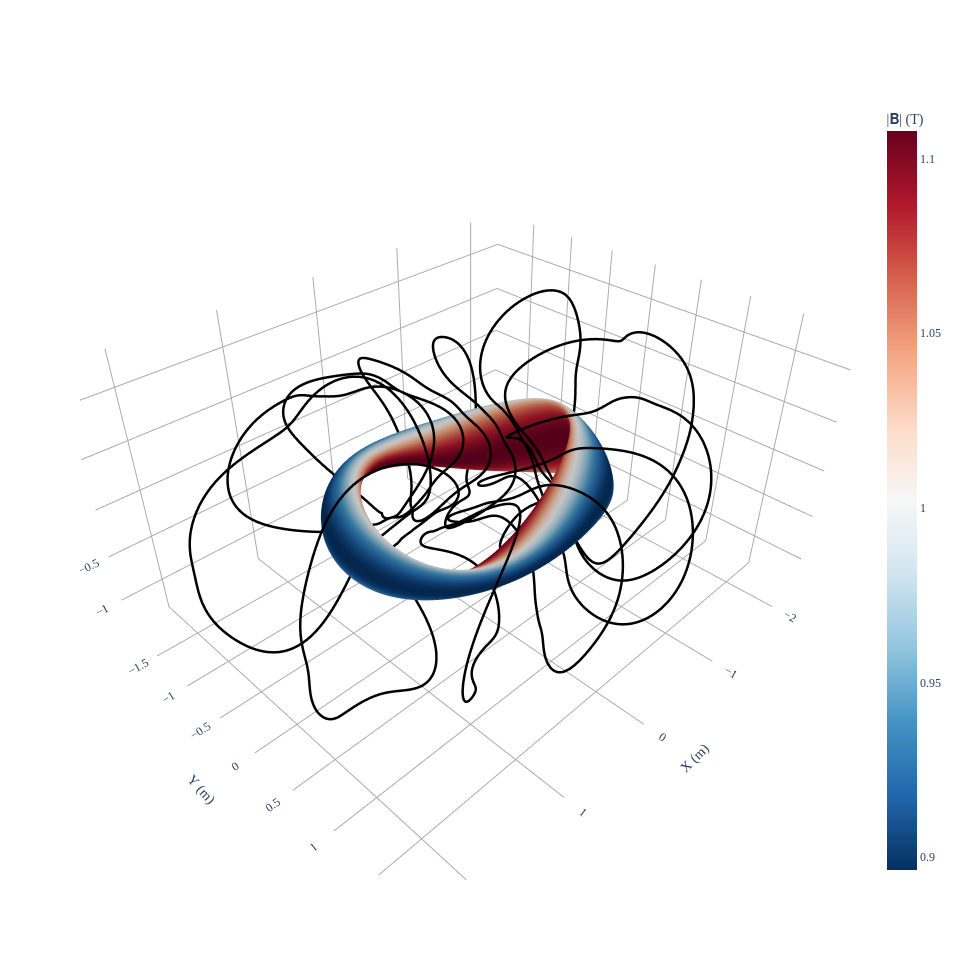

The notebook cell this image was saved under:
### Code cell
# BEFORE SCALING

# loading outputs from the examples
eq = desc.examples.get("precise_QA")
coilset = load('coilset_qa.h5')

# printing attributes and plotting
a = eq.compute('a')['a']
R0 = eq.compute('R0')['R0']
B_on_axis = eq.compute('<|B|>_axis')['<|B|>_axis']
vol = eq.compute('V')['V']

print(f"B = {B_on_axis} T")
print(f"R = {R0} m")
print(f"a = {a} m", )
print(f"vol = {vol}")

fig = plot_3d(eq, 'B')
plot_coils(coilset, fig=fig)
fig.show()

### Figure 1 — Plotly figure (JSON) as saved in the notebook; plotly's stock layout.template omitted (floating-point values rounded to 4 significant figures; data arrays with more than 128 entries replaced by an {"elided": "..."} marker saying what was removed)
{"data": [{"colorbar": {"title": {"text": "|𝐁| (T)"}}, "colorscale": [[0, "rgb(5,48,97)"], [0.1, "rgb(33,102,172)"], [0.2, "rgb(67,147,195)"], [0.3, "rgb(146,197,222)"], [0.4, "rgb(209,229,240)"], [0.5, "rgb(247,247,247)"], [0.6, "rgb(253,219,199)"], [0.7, "rgb(244,165,130)"], [0.8, "rgb(214,96,77)"], [0.9, "rgb(178,24,43)"], [1, "rgb(103,0,31)"]], "flatshading": true, "i": {"elided": "40200 int values"}, "intensity": {"elided": "20301 float values"}, "j": {"elided": "40200 int values"}, "k": {"elided": "40200 int values"}, "name": "|𝐁| (T)", "opacity": 1, "showscale": true, "type": "mesh3d", "x": {"elided": "20301 float values"}, "y": {"elided": "20301 float values"}, "z": {"elided": "20301 float values"}}, {"hovertext": "Current = 453485.2413310118 (A)", "line": {"color": "black", "dash": "solid", "width": 5}, "marker": {"opacity": 0, "size": 0}, "name": "CoilSet[0]", "showlegend": false, "type": "scatter3d", "x": {"elided": "801 float values"}, "y": {"elided": "801 float values"}, "z": {"elided": "801 float values"}}, {"hovertext": "Current = 281483.9980848752 (A)", "line": {"color": "black", "dash": "solid", "width": 5}, "marker": {"opacity": 0, "size": 0}, "name": "CoilSet[1]", "showlegend": false, "type": "scatter3d", "x": {"elided": "801 float values"}, "y": {"elided": "801 float values"}, "z": {"elided": "801 float values"}}, {"hovertext": "Current = 308048.287492721 (A)", "line": {"color": "black", "dash": "solid", "width": 5}, "marker": {"opacity": 0, "size": 0}, "name": "CoilSet[2]", "showlegend": false, "type": "scatter3d", "x": {"elided": "801 float values"}, "y": {"elided": "801 float values"}, "z": {"elided": "801 float values"}}, {"hovertext": "Current = -308048.287492721 (A)", "line": {"color": "black", "dash": "solid", "width": 5}, "marker": {"opacity": 0, "size": 0}, "name": "CoilSet[3]", "showlegend": false, "type": "scatter3d", "x": {"elided": "801 float values"}, "y": {"elided": "801 float values"}, "z": {"elided": "801 float values"}}, {"hovertext": "Current = -281483.9980848752 (A)", "line": {"color": "black", "dash": "solid", "width": 5}, "marker": {"opacity": 0, "size": 0}, "name": "CoilSet[4]", "showlegend": false, "type": "scatter3d", "x": {"elided": "801 float values"}, "y": {"elided": "801 float values"}, "z": {"elided": "801 float values"}}, {"hovertext": "Current = -453485.2413310118 (A)", "line": {"color": "black", "dash": "solid", "width": 5}, "marker": {"opacity": 0, "size": 0}, "name": "CoilSet[5]", "showlegend": false, "type": "scatter3d", "x": {"elided": "801 float values"}, "y": {"elided": "801 float values"}, "z": {"elided": "801 float values"}}, {"hovertext": "Current = 453485.2413310118 (A)", "line": {"color": "black", "dash": "solid", "width": 5}, "marker": {"opacity": 0, "size": 0}, "name": "CoilSet[6]", "showlegend": false, "type": "scatter3d", "x": {"elided": "801 float values"}, "y": {"elided": "801 float values"}, "z": {"elided": "801 float values"}}, {"hovertext": "Current = 281483.9980848752 (A)", "line": {"color": "black", "dash": "solid", "width": 5}, "marker": {"opacity": 0, "size": 0}, "name": "CoilSet[7]", "showlegend": false, "type": "scatter3d", "x": {"elided": "801 float values"}, "y": {"elided": "801 float values"}, "z": {"elided": "801 float values"}}, {"hovertext": "Current = 308048.287492721 (A)", "line": {"color": "black", "dash": "solid", "width": 5}, "marker": {"opacity": 0, "size": 0}, "name": "CoilSet[8]", "showlegend": false, "type": "scatter3d", "x": {"elided": "801 float values"}, "y": {"elided": "801 float values"}, "z": {"elided": "801 float values"}}, {"hovertext": "Current = -308048.287492721 (A)", "line": {"color": "black", "dash": "solid", "width": 5}, "marker": {"opacity": 0, "size": 0}, "name": "CoilSet[9]", "showlegend": false, "type": "scatter3d", "x": {"elided": "801 float values"}, "y": {"elided": "801 float values"}, "z": {"elided": "801 float values"}}, {"hovertext": "Current = -281483.9980848752 (A)", "line": {"color": "black", "dash": "solid", "width": 5}, "marker": {"opacity": 0, "size": 0}, "name": "CoilSet[10]", "showlegend": false, "type": "scatter3d", "x": {"elided": "801 float values"}, "y": {"elided": "801 float values"}, "z": {"elided": "801 float values"}}, {"hovertext": "Current = -453485.2413310118 (A)", "line": {"color": "black", "dash": "solid", "width": 5}, "marker": {"opacity": 0, "size": 0}, "name": "CoilSet[11]", "showlegend": false, "type": "scatter3d", "x": {"elided": "801 float values"}, "y": {"elided": "801 float values"}, "z": {"elided": "801 float values"}}], "layout": {"font": {"family": "Times"}, "height": 960.2, "scene": {"aspectmode": "data", "xaxis": {"backgroundcolor": "white", "gridcolor": "darkgrey", "showbackground": false, "showgrid": true, "showticklabels": true, "title": {"text": "X (m)"}, "zeroline": true, "zerolinecolor": "darkgrey"}, "yaxis": {"backgroundcolor": "white", "gridcolor": "darkgrey", "showbackground": false, "showgrid": true, "showticklabels": true, "title": {"text": "Y (m)"}, "zeroline": true, "zerolinecolor": "darkgrey"}, "zaxis": {"backgroundcolor": "white", "gridcolor": "darkgrey", "showbackground": false, "showgrid": true, "showticklabels": true, "title": {"text": "Z (m)"}, "zeroline": true, "zerolinecolor": "darkgrey"}}, "title": {"text": "", "x": 0.5, "xanchor": "center", "y": 0.9, "yanchor": "top"}, "width": 960.2}}
